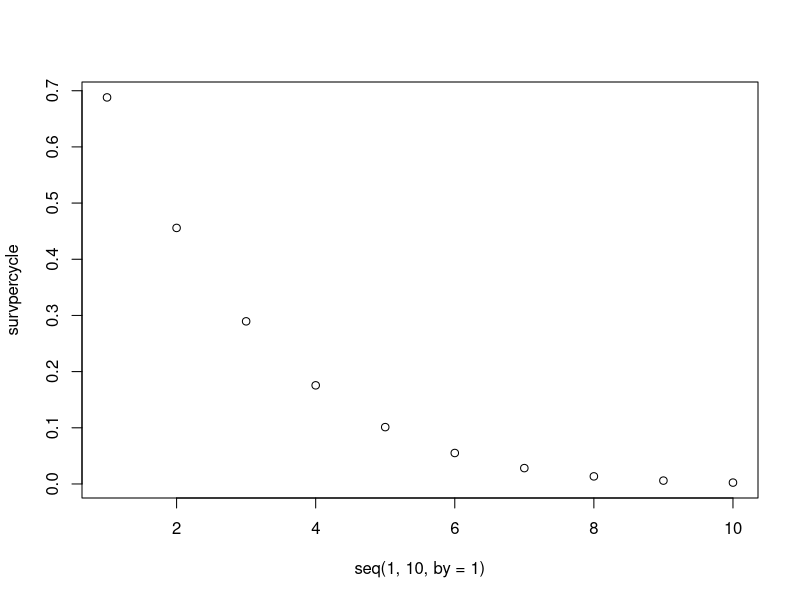

R code for this plot: (Note: this script raises an error after producing the figure.)
## Anopheles Population Dynamics Model

# Survival, Gompertz (Clements & Paterson, 1981) ###############################
# By using these parameters, age already in cycles,
# TRANSFIL time step (1 month) equals to 10 gonotrophic cycle of mosquitoes
g1 <- 0.356
g2 <- 0.097

survpercycle <- rep(0,10) # 8 cycles because the last 2 cycles have 0 value
for (age in 0:10){
  survpercycle[age] = 1*exp(-g1/g2*(exp(age*g2)-1)) # survival per cycle with daily mortality update
}
survpercycle

plot(seq(1,10,by=1),survpercycle, type = "p")

# Population Dynamics, Eggs -> Larvae -> Mature (White et al., 2011) ###########
beta <- 21.19*3 # egg deposition rate per-day * 3 days for 1 gonotrophic cycles
mu0 <- .034 # per-capita daily mortality rate of Eggs & early instar larvae * 3 days for 1 gonotrophic cycles
mu1 <- .035 # per-capita daily mortality rate of Late instar larvae * 3 days for 1 gonotrophic cycles
mu2 <- .25 # per-capita daily mortality rate of pupae * 3 days for 1 gonotrophic cycles
gE <- 1/(6.64/3) # time required for growth of Eggs to early instar larvae (in 1 cycle)
gL <- 1/((3.72+0.64)/3)  # time required for growth of early instar larvae to adult mosquitoes (in 1 cycle)

K <- 1000 # carrying capacity
sg <- 13.25 # effects of density-dependence on late instars (L) relative to early instars (E)

## S,E,I are arrays
lambda <- 10/10 # biting rate of mosquitoes per-cycle (source: TRANSFIL, 1 month of TRANSFIL has 10 cycles)
InfecMosq <- 0.37 # proportion of mosquitoes which pick up infection when biting an infective host (source: TRANSFIL)
epsilon <- 1/(14/3) # incubation rate of LF in mosquitoes (per-cycle, which means 3 days)
InfHuman <- 0.01 # 0.01 is trial # Proportion of infected human in the population with detectable microfilariae

# E is eggs, M is array of adults from M1 to M10 (in cycles) ###################
vectorPopDyn <- function(Eggs,Larvae,M){
  tmpEggs = Eggs
  tmpL = Larvae
  tmpM = M
  
  muE = mu0*(1+(tmpEggs+tmpL)/K)
  muL = mu1*(1+sg*(tmpEggs+tmpL)/K)
  
  Eggs = tmpEggs*exp(-muE)*(1-gE) + beta*sum(tmpM)
  Larvae = tmpL*exp(-muL)*(1-gL*exp(-mu2)) + tmpEggs*exp(-muE)*gE
  M = c(tmpL*exp(-muL)*gL*exp(-mu2)*.5,head(tmpM,-1)*survpercycle)
  
  if(Eggs<0) Eggs=0
  if(Larvae<0) Larvae = 0
  
  return(c(Eggs,Larvae,M))
}

# Have not changed the rs initial values yet
rs <- c(115, 60, 52,45,30,11,1.5,0.02,0,0,0) #inital values
timesteps <- 2000 #number of steps
res <- matrix(NA,nrow=timesteps,ncol=11) #saving outputs matrix

## run timesteps
for (i in 1:timesteps){
  rs <- vectorPopDyn(rs[1],rs[2],rs[3:11])
  res[i,] <- rs 
}

plot(res[,1],type="l")


### Disease dynamics ###########################################################
### DisDyn 2: Eggs-Larvae-Nulliparous-S-E-I, survival instead of deaths ########
E <- 21.19*3
L <- 0
N <- 0

S_v <- rep(0,10)
E_v <- rep(0,10)
I_v <- rep(0,10)

# 0. CYCLE ARRAYS either odin or I'm a dumb ass and don't understand how to use loops
N_cycle <- 10

cycle_width <- numeric(N_cycle)
for (i in 1:N_cycle) {
  cycle_width[i] <- 3 * i
}

cycle_rate <- numeric(N_cycle)
for (i in 1:(N_cycle - 1)) {
  cycle_rate[i] <- 1 / cycle_width[i]
}
cycle_rate[N_cycle] <- 0

vectorDisDyn <- function(E,L,N,S_v,E_v,I_v){
  tmpE = E
  tmpL = L
  tmpN = N
  tmpS_v = S_v
  tmpE_v = E_v
  tmpI_v = I_v
  
  muE = mu0^3*(1+(tmpE+tmpL)/K)
  muL = mu1^3*(1+sg*(tmpE+tmpL)/K)
  
  # Aquatic Phases
  # By using survived
  E = tmpE*exp(-muE)*(1-gE) + beta*sum(tmpS_v+tmpE_v+tmpI_v)
  L = tmpL*exp(-muL)*(1-gL*exp(-mu2)) + tmpE*exp(-muE)*gE
  N = tmpN*exp(-g1/g2*(exp(0*3*g2)-1)) + tmpL*exp(-muL)*(gL*exp(-mu2))*.5
  
  # By using mortality (hazard function), FAILED, Eggs will be increasing
  # E = beta*sum(tmpS_v+tmpE_v+tmpI_v) -tmpE*(gE+muE)
  # L = tmpE*gE -tmpL*(gL+muL)
  # N = tmpL*gL*(1-mu2)*.5 -tmpN*(g1*exp((0)*3*g2)) # given mortality as age = 1(*3 for 1 cycle), assume g1*exp((0)*3*g2) = baseline mortality rate at day 0
  
  # Adult Mosquitoes
  for (i in 1:N_cycle) {
    if (i == 1) {
      S_v[i] <- -S_v[i]*(exp(-g1/g2*(exp(i*g2)-1)))*((1+lambda*InfecMosq*InfHuman)) +(N - cycle_rate[i]*S_v[i]*(exp(-g1/g2*(exp(i*g2)-1))))
    } else {
      S_v[i] <- -S_v[i]*(exp(-g1/g2*(exp(i*g2)-1)))*((1+lambda*InfecMosq*InfHuman)) +(cycle_rate[i-1]*S_v[i-1]*(exp(-g1/g2*(exp((i-1)*g2)-1))) - cycle_rate[i]*S_v[i]*(exp(-g1/g2*(exp(i*g2)-1))))
    }
    
    if (i == 1) {
      E_v[i] <- S_v[i]*(exp(-g1/g2*(exp(i*g2)-1)))*(lambda*InfecMosq*InfHuman) -E_v[i]*(exp(-g1/g2*(exp(i*g2)-1)))*(1+epsilon) - cycle_rate[i]*E_v[i]*(exp(-g1/g2*(exp(i*g2)-1)))
    } else {
      E_v[i] <- S_v[i]*(exp(-g1/g2*(exp(i*g2)-1)))*(lambda*InfecMosq*InfHuman) -E_v[i]*(exp(-g1/g2*(exp(i*g2)-1)))*(1+epsilon) +(cycle_rate[i-1]*E_v[i-1]*(exp(-g1/g2*(exp((i-1)*g2)-1))) - cycle_rate[i]*E_v[i]*(exp(-g1/g2*(exp(i*g2)-1))))
    }
    
    if (i == 1) {
      I_v[i] <- E_v[i]*(exp(-g1/g2*(exp(i*g2)-1)))*(1-epsilon) -I_v[i]*(exp(-g1/g2*(exp(i*g2)-1))) - cycle_rate[i]*I_v[i]*(exp(-g1/g2*(exp(i*g2)-1)))
    } else {
      I_v[i] <- E_v[i]*(exp(-g1/g2*(exp(i*g2)-1)))*(1-epsilon) -I_v[i]*(exp(-g1/g2*(exp(i*g2)-1))) +(cycle_rate[i-1]*I_v[i-1]*(exp(-g1/g2*(exp((i-1)*g2)-1))) - cycle_rate[i]*I_v[i]*(exp(-g1/g2*(exp(i*g2)-1))))
    }
  }
  
  if(E<0) E <- 0
  if(L<0) L <- 0
  if(N<0) N <- 0
  
  for (i in 1:N_cycle) {
    if(S_v[i] <0) S_v[i] <- 0
    if(E_v[i] <0) E_v[i] <- 0
    if(I_v[i] <0) I_v[i] <- 0
  }
  
  
  return(c(E, L, N, S_v, E_v, I_v))
}

rs <- c(115,60,52,rep(0,3*10)) # Initial values, ncol = 30
timesteps <- 500 #number of steps
res <- matrix(NA,nrow=timesteps,ncol=length(rs)) #saving outputs matrix

## run timesteps
for (i in 1:timesteps){
  # rs <- vectorDisDyn(rs[1],rs[2],rs[3],rs[4:12],rs[13:21],rs[22:30]) # for 9 cycles
  rs <- vectorDisDyn(rs[1],rs[2],rs[3],rs[4:13],rs[14:23],rs[24:33]) # for 10 cycles
  res[i,] <- rs 
}

plot(res[,1],type="l") # Eggs
plot(res[,2], col = "steelblue", type = "l") # Larvae
plot(res[,3], col = "blue", type = "l") # Nulliparous
plot(rowSums(res[,4:13]), col = "Orange", type = "l") # Susceptibles
plot(rowSums(res[,14:23]), col = "Orange", type = "l") # Exposed
plot(rowSums(res[,24:33]), col = "red", type="l") # Infected

plot(rowSums(res[,4:33]), col = "blue", type="l") # All adult parous mosquitoes
tail(rowSums(res[,4:33]))
plot(rowSums(res[,24:33])/rowSums(res[,4:33]), col = "red", type="l") # Proportion of Infectives
tail(rowSums(res[,24:33])/rowSums(res[,4:33]))

# Additional proportion of infected mosquitoes (whether they have mfE, L1, L2, OR L3)
plot(rowSums(res[,14:33])/rowSums(res[,4:33]), col = "red", type="l")
tail(rowSums(res[,14:33])/rowSums(res[,4:33]))
